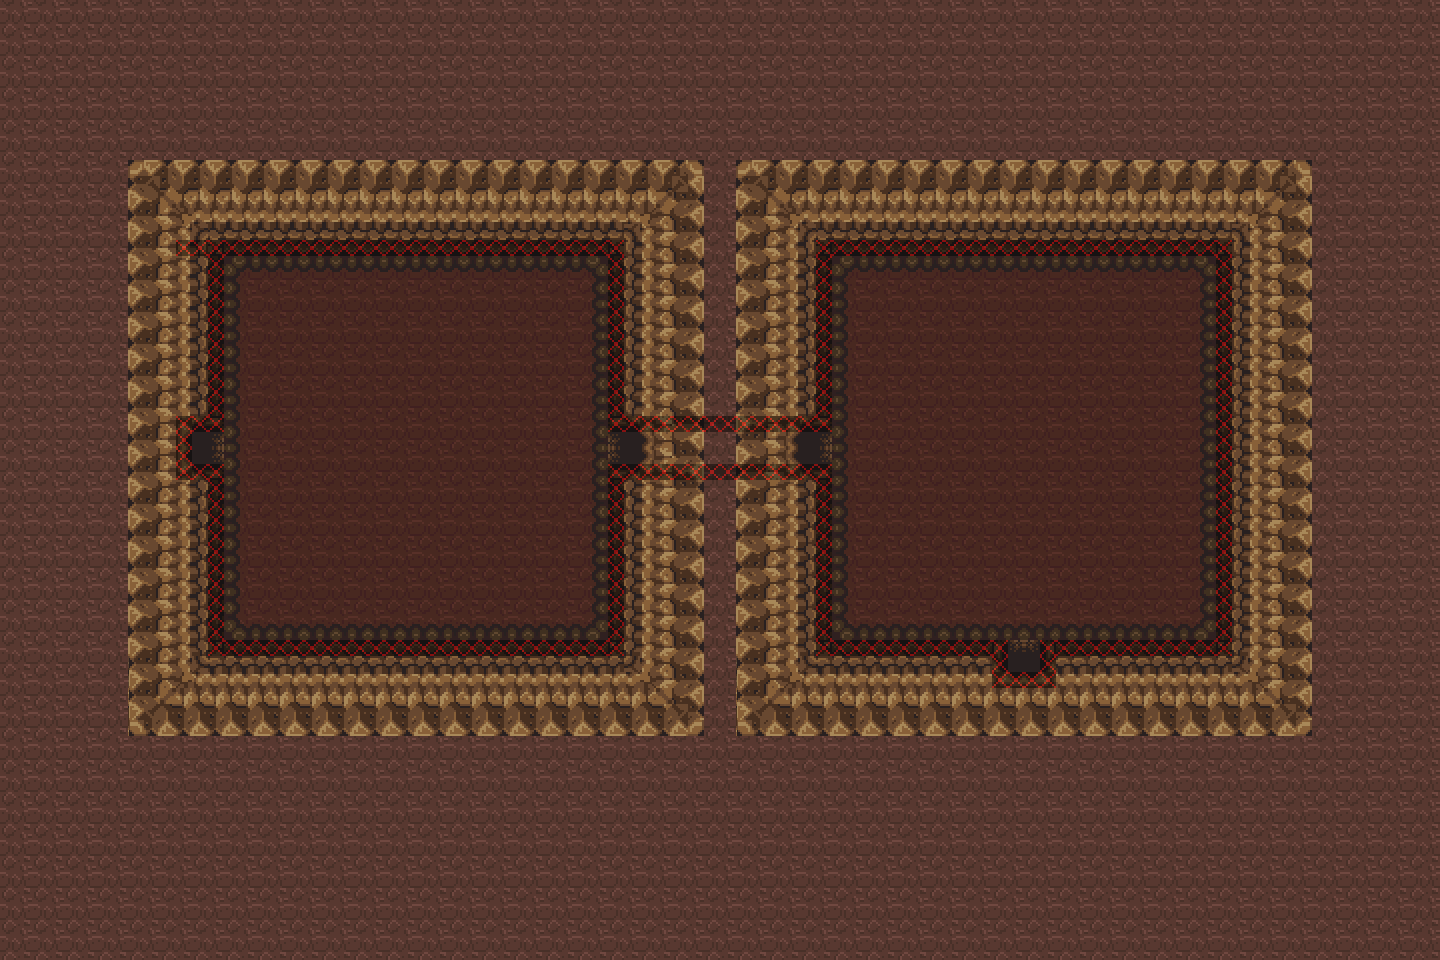

This game map was drawn from its Tiled (.tmx) file and the tilesets committed beside it. A one-line description and the trimmed map source follow:
An orthogonal 90x60 tile map with 16x16 px tiles, 4 tile layers (Capa de patrones 1, Capa de patrones 2, Collisions 1, Collisions 2), 2 tilesets and 2 objects.

<map version="1.0" orientation="orthogonal" renderorder="right-down" width="90" height="60" tilewidth="16" tileheight="16" nextobjectid="4">
 <tileset firstgid="1" name="tileset cave" tilewidth="16" tileheight="16" tilecount="1710" columns="57">
  <image source="tileset cave.png" width="912" height="480" />
  <tile id="0">
   <properties>
    <property name="y" type="int" value="1088" />
   </properties>
  </tile>
 </tileset>
 <tileset firstgid="1711" name="collision tileset" tilewidth="16" tileheight="16" tilecount="13" columns="13">
  <image source="collision tileset.png" width="221" height="16" />
 </tileset>
 <layer name="Capa de patrones 1" width="90" height="60">
  <properties>
   <property name="print_height" type="int" value="0" />
  </properties>
  <data>[5400 cells, 2592 non-empty, 252 distinct tile ids]</data>
 </layer>
 <layer name="Capa de patrones 2" width="90" height="60">
  <properties>
   <property name="print_height" type="int" value="1" />
  </properties>
  <data>[5400 cells, 2872 non-empty, 38 distinct tile ids]</data>
 </layer>
 <layer name="Collisions 1" width="90" height="60">
  <properties>
   <property name="Navigation" type="int" value="1" />
  </properties>
  <data>[5400 cells, 230 non-empty, 1 distinct tile ids]</data>
 </layer>
 <layer name="Collisions 2" width="90" height="60">
  <properties>
   <property name="Navigation" type="int" value="1" />
  </properties>
  <data>[5400 cells, 0 non-empty, 0 distinct tile ids]</data>
 </layer>
 <objectgroup name="Objects 1">
  <object id="1" x="176" y="432" width="32" height="32">
   <properties>
    <property name="scene" type="int" value="20" />
    <property name="type" value="warp" />
    <property name="x" type="int" value="118" />
    <property name="y" type="int" value="25" />
   </properties>
  </object>
  <object id="3" x="1008" y="656" width="32" height="32">
   <properties>
    <property name="scene" type="int" value="22" />
    <property name="type" value="warp" />
    <property name="x" type="int" value="25" />
    <property name="y" type="int" value="11" />
   </properties>
  </object>
 </objectgroup>
</map>
